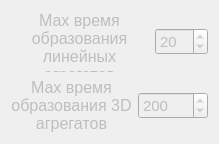
             <widget class="QWidget" name="widget" native="true">
              <layout class="QVBoxLayout" name="verticalLayout">
               <item>
                <layout class="QHBoxLayout" name="horizontalLayout_2">
                 <item>
                  <widget class="QLabel" name="label_20">
                   <property name="enabled">
                    <bool>false</bool>
                   </property>
                   <property name="sizePolicy">
                    <sizepolicy hsizetype="Preferred" vsizetype="Maximum">
                     <horstretch>0</horstretch>
                     <verstretch>0</verstretch>
                    </sizepolicy>
                   </property>
                   <property name="maximumSize">
                    <size>
                     <width>16777215</width>
                     <height>61</height>
                    </size>
                   </property>
                   <property name="font">
                    <font>
                     <family>Segoe UI</family>
                     <pointsize>12</pointsize>
                     <strikeout>false</strikeout>
                     <hintingpreference>PreferNoHinting</hintingpreference>
                    </font>
                   </property>
                   <property name="toolTip">
                    <string>&lt;html&gt;&lt;head/&gt;&lt;body&gt;&lt;p&gt;Максимальное время для параметра линейной агрегации&lt;/p&gt;&lt;/body&gt;&lt;/html&gt;</string>
                   </property>
                   <property name="text">
                    <string>&lt;html&gt;&lt;head/&gt;&lt;body&gt;&lt;p align=&quot;center&quot;&gt;Max время образования линейных агрегатов&lt;/p&gt;&lt;/body&gt;&lt;/html&gt;</string>
                   </property>
                   <property name="textFormat">
                    <enum>Qt::RichText</enum>
                   </property>
                   <property name="alignment">
                    <set>Qt::AlignRight|Qt::AlignTrailing|Qt::AlignVCenter</set>
                   </property>
                   <property name="wordWrap">
                    <bool>true</bool>
                   </property>
                   <property name="margin">
                    <number>0</number>
                   </property>
                   <property name="indent">
                    <number>1</number>
                   </property>
                  </widget>
                 </item>
                 <item>
                  <widget class="QSpinBox" name="tua_1_agg">
                   <property name="enabled">
                    <bool>false</bool>
                   </property>
                   <property name="sizePolicy">
                    <sizepolicy hsizetype="Fixed" vsizetype="Fixed">
                     <horstretch>0</horstretch>
                     <verstretch>0</verstretch>
                    </sizepolicy>
                   </property>
                   <property name="font">
                    <font>
                     <pointsize>11</pointsize>
                    </font>
                   </property>
                   <property name="minimum">
                    <number>1</number>
                   </property>
                   <property name="maximum">
                    <number>200</number>
                   </property>
                   <property name="value">
                    <number>20</number>
                   </property>
                  </widget>
                 </item>
                </layout>
               </item>
               <item>
                <layout class="QHBoxLayout" name="horizontalLayout_3">
                 <item>
                  <widget class="QLabel" name="label_21">
                   <property name="enabled">
                    <bool>false</bool>
                   </property>
                   <property name="sizePolicy">
                    <sizepolicy hsizetype="Minimum" vsizetype="Maximum">
                     <horstretch>0</horstretch>
                     <verstretch>0</verstretch>
                    </sizepolicy>
                   </property>
                   <property name="maximumSize">
                    <size>
                     <width>16777215</width>
                     <height>61</height>
                    </size>
                   </property>
                   <property name="font">
                    <font>
                     <family>Segoe UI</family>
                     <pointsize>12</pointsize>
                    </font>
                   </property>
                   <property name="toolTip">
                    <string>&lt;html&gt;&lt;head/&gt;&lt;body&gt;&lt;p&gt;Максимальное время для параметра линейной агрегации&lt;/p&gt;&lt;/body&gt;&lt;/html&gt;</string>
                   </property>
                   <property name="text">
                    <string>&lt;html&gt;&lt;head/&gt;&lt;body&gt;&lt;p align=&quot;center&quot;&gt;Max время образования 3D агрегатов&lt;/p&gt;&lt;/body&gt;&lt;/html&gt;</string>
                   </property>
                   <property name="alignment">
                    <set>Qt::AlignRight|Qt::AlignTrailing|Qt::AlignVCenter</set>
                   </property>
                   <property name="wordWrap">
                    <bool>true</bool>
                   </property>
                  </widget>
                 </item>
                 <item>
                  <widget class="QSpinBox" name="tua_2_agg">
                   <property name="enabled">
                    <bool>false</bool>
                   </property>
                   <property name="sizePolicy">
                    <sizepolicy hsizetype="Fixed" vsizetype="Fixed">
                     <horstretch>0</horstretch>
                     <verstretch>0</verstretch>
                    </sizepolicy>
                   </property>
                   <property name="font">
                    <font>
                     <pointsize>11</pointsize>
                    </font>
                   </property>
                   <property name="minimum">
                    <number>1</number>
                   </property>
                   <property name="maximum">
                    <number>10000</number>
                   </property>
                   <property name="value">
                    <number>200</number>
                   </property>
                  </widget>
                 </item>
                </layout>
               </item>
              </layout>
             </widget>
